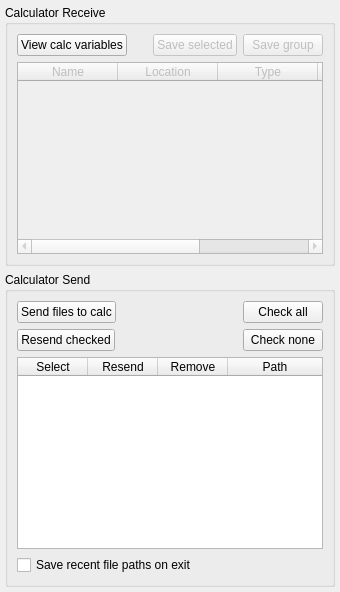
      <widget class="QWidget" name="variablesWidget">
       <attribute name="icon">
        <iconset resource="resources.qrc">
         <normaloff>:/icons/resources/icons/variables.png</normaloff>:/icons/resources/icons/variables.png</iconset>
       </attribute>
       <attribute name="title">
        <string>Variables</string>
       </attribute>
       <layout class="QGridLayout" name="gridLayout_13">
        <property name="leftMargin">
         <number>5</number>
        </property>
        <property name="topMargin">
         <number>5</number>
        </property>
        <property name="rightMargin">
         <number>5</number>
        </property>
        <property name="bottomMargin">
         <number>5</number>
        </property>
        <item row="0" column="0">
         <widget class="QGroupBox" name="groupBox_12">
          <property name="title">
           <string>Calculator Receive</string>
          </property>
          <layout class="QVBoxLayout" name="verticalLayout_5">
           <item>
            <layout class="QHBoxLayout" name="horizontalLayout_5">
             <property name="spacing">
              <number>6</number>
             </property>
             <property name="topMargin">
              <number>0</number>
             </property>
             <property name="bottomMargin">
              <number>0</number>
             </property>
             <item>
              <widget class="QPushButton" name="buttonRefreshList">
               <property name="sizePolicy">
                <sizepolicy hsizetype="Preferred" vsizetype="Maximum">
                 <horstretch>0</horstretch>
                 <verstretch>0</verstretch>
                </sizepolicy>
               </property>
               <property name="focusPolicy">
                <enum>Qt::TabFocus</enum>
               </property>
               <property name="text">
                <string>View calc variables</string>
               </property>
               <property name="icon">
                <iconset resource="resources.qrc">
                 <normaloff>:/icons/resources/icons/states.png</normaloff>:/icons/resources/icons/states.png</iconset>
               </property>
              </widget>
             </item>
             <item>
              <spacer name="horizontalSpacer_3">
               <property name="orientation">
                <enum>Qt::Horizontal</enum>
               </property>
               <property name="sizeType">
                <enum>QSizePolicy::MinimumExpanding</enum>
               </property>
               <property name="sizeHint" stdset="0">
                <size>
                 <width>20</width>
                 <height>0</height>
                </size>
               </property>
              </spacer>
             </item>
             <item>
              <widget class="QPushButton" name="buttonReceiveFiles">
               <property name="enabled">
                <bool>false</bool>
               </property>
               <property name="sizePolicy">
                <sizepolicy hsizetype="Preferred" vsizetype="Maximum">
                 <horstretch>0</horstretch>
                 <verstretch>0</verstretch>
                </sizepolicy>
               </property>
               <property name="focusPolicy">
                <enum>Qt::TabFocus</enum>
               </property>
               <property name="text">
                <string>Save selected</string>
               </property>
               <property name="icon">
                <iconset resource="resources.qrc">
                 <normaloff>:/icons/resources/icons/save.png</normaloff>:/icons/resources/icons/save.png</iconset>
               </property>
              </widget>
             </item>
             <item>
              <widget class="QPushButton" name="buttonReceiveFile">
               <property name="enabled">
                <bool>false</bool>
               </property>
               <property name="sizePolicy">
                <sizepolicy hsizetype="Preferred" vsizetype="Maximum">
                 <horstretch>0</horstretch>
                 <verstretch>0</verstretch>
                </sizepolicy>
               </property>
               <property name="focusPolicy">
                <enum>Qt::TabFocus</enum>
               </property>
               <property name="text">
                <string>Save group</string>
               </property>
               <property name="icon">
                <iconset resource="resources.qrc">
                 <normaloff>:/icons/resources/icons/save.png</normaloff>:/icons/resources/icons/save.png</iconset>
               </property>
              </widget>
             </item>
            </layout>
           </item>
           <item>
            <widget class="QTableWidget" name="emuVarView">
             <property name="enabled">
              <bool>false</bool>
             </property>
             <property name="sizePolicy">
              <sizepolicy hsizetype="Expanding" vsizetype="Expanding">
               <horstretch>0</horstretch>
               <verstretch>0</verstretch>
              </sizepolicy>
             </property>
             <property name="contextMenuPolicy">
              <enum>Qt::CustomContextMenu</enum>
             </property>
             <property name="acceptDrops">
              <bool>false</bool>
             </property>
             <property name="editTriggers">
              <set>QAbstractItemView::NoEditTriggers</set>
             </property>
             <property name="showDropIndicator" stdset="0">
              <bool>false</bool>
             </property>
             <property name="dragDropOverwriteMode">
              <bool>false</bool>
             </property>
             <property name="selectionBehavior">
              <enum>QAbstractItemView::SelectRows</enum>
             </property>
             <property name="textElideMode">
              <enum>Qt::ElideRight</enum>
             </property>
             <property name="verticalScrollMode">
              <enum>QAbstractItemView::ScrollPerPixel</enum>
             </property>
             <property name="horizontalScrollMode">
              <enum>QAbstractItemView::ScrollPerPixel</enum>
             </property>
             <property name="sortingEnabled">
              <bool>true</bool>
             </property>
             <attribute name="horizontalHeaderDefaultSectionSize">
              <number>100</number>
             </attribute>
             <attribute name="horizontalHeaderHighlightSections">
              <bool>false</bool>
             </attribute>
             <attribute name="horizontalHeaderMinimumSectionSize">
              <number>40</number>
             </attribute>
             <attribute name="horizontalHeaderShowSortIndicator" stdset="0">
              <bool>true</bool>
             </attribute>
             <attribute name="horizontalHeaderStretchLastSection">
              <bool>true</bool>
             </attribute>
             <attribute name="verticalHeaderVisible">
              <bool>false</bool>
             </attribute>
             <attribute name="verticalHeaderDefaultSectionSize">
              <number>21</number>
             </attribute>
             <attribute name="verticalHeaderShowSortIndicator" stdset="0">
              <bool>false</bool>
             </attribute>
             <column>
              <property name="text">
               <string>Name</string>
              </property>
             </column>
             <column>
              <property name="text">
               <string>Location</string>
              </property>
             </column>
             <column>
              <property name="text">
               <string>Type</string>
              </property>
             </column>
             <column>
              <property name="text">
               <string>Size</string>
              </property>
             </column>
             <column>
              <property name="text">
               <string>Preview</string>
              </property>
             </column>
            </widget>
           </item>
          </layout>
         </widget>
        </item>
        <item row="1" column="0">
         <widget class="QGroupBox" name="groupBox_3">
          <property name="title">
           <string>Calculator Send</string>
          </property>
          <layout class="QGridLayout" name="gridLayout_12">
           <item row="2" column="0">
            <widget class="QTableWidget" name="varLoadedView">
             <property name="sizePolicy">
              <sizepolicy hsizetype="Expanding" vsizetype="Expanding">
               <horstretch>0</horstretch>
               <verstretch>0</verstretch>
              </sizepolicy>
             </property>
             <property name="focusPolicy">
              <enum>Qt::ClickFocus</enum>
             </property>
             <property name="contextMenuPolicy">
              <enum>Qt::CustomContextMenu</enum>
             </property>
             <property name="showDropIndicator" stdset="0">
              <bool>false</bool>
             </property>
             <property name="dragDropOverwriteMode">
              <bool>false</bool>
             </property>
             <property name="selectionBehavior">
              <enum>QAbstractItemView::SelectRows</enum>
             </property>
             <property name="verticalScrollMode">
              <enum>QAbstractItemView::ScrollPerPixel</enum>
             </property>
             <property name="horizontalScrollMode">
              <enum>QAbstractItemView::ScrollPerPixel</enum>
             </property>
             <property name="sortingEnabled">
              <bool>true</bool>
             </property>
             <attribute name="horizontalHeaderCascadingSectionResizes">
              <bool>true</bool>
             </attribute>
             <attribute name="horizontalHeaderDefaultSectionSize">
              <number>70</number>
             </attribute>
             <attribute name="horizontalHeaderMinimumSectionSize">
              <number>50</number>
             </attribute>
             <attribute name="horizontalHeaderStretchLastSection">
              <bool>true</bool>
             </attribute>
             <attribute name="verticalHeaderVisible">
              <bool>false</bool>
             </attribute>
             <attribute name="verticalHeaderDefaultSectionSize">
              <number>21</number>
             </attribute>
             <column>
              <property name="text">
               <string>Select</string>
              </property>
             </column>
             <column>
              <property name="text">
               <string>Resend</string>
              </property>
             </column>
             <column>
              <property name="text">
               <string>Remove</string>
              </property>
             </column>
             <column>
              <property name="text">
               <string>Path</string>
              </property>
             </column>
            </widget>
           </item>
           <item row="0" column="0">
            <layout class="QHBoxLayout" name="horizontalLayout_26">
             <property name="bottomMargin">
              <number>0</number>
             </property>
             <item>
              <layout class="QVBoxLayout" name="verticalLayout_17">
               <property name="rightMargin">
                <number>0</number>
               </property>
               <item>
                <widget class="QPushButton" name="buttonSend">
                 <property name="sizePolicy">
                  <sizepolicy hsizetype="Maximum" vsizetype="Maximum">
                   <horstretch>0</horstretch>
                   <verstretch>0</verstretch>
                  </sizepolicy>
                 </property>
                 <property name="focusPolicy">
                  <enum>Qt::TabFocus</enum>
                 </property>
                 <property name="text">
                  <string>Send files to calc</string>
                 </property>
                 <property name="icon">
                  <iconset resource="resources.qrc">
                   <normaloff>:/icons/resources/icons/open.png</normaloff>:/icons/resources/icons/open.png</iconset>
                 </property>
                </widget>
               </item>
               <item>
                <widget class="QPushButton" name="buttonResendFiles">
                 <property name="sizePolicy">
                  <sizepolicy hsizetype="Maximum" vsizetype="Maximum">
                   <horstretch>0</horstretch>
                   <verstretch>0</verstretch>
                  </sizepolicy>
                 </property>
                 <property name="text">
                  <string>Resend checked</string>
                 </property>
                 <property name="icon">
                  <iconset resource="resources.qrc">
                   <normaloff>:/icons/resources/icons/variables.png</normaloff>:/icons/resources/icons/variables.png</iconset>
                 </property>
                </widget>
               </item>
              </layout>
             </item>
             <item>
              <spacer name="horizontalSpacer_2">
               <property name="orientation">
                <enum>Qt::Horizontal</enum>
               </property>
               <property name="sizeHint" stdset="0">
                <size>
                 <width>0</width>
                 <height>20</height>
                </size>
               </property>
              </spacer>
             </item>
             <item>
              <layout class="QHBoxLayout" name="horizontalLayout_29">
               <property name="rightMargin">
                <number>0</number>
               </property>
               <property name="bottomMargin">
                <number>0</number>
               </property>
               <item>
                <layout class="QVBoxLayout" name="verticalLayout_26">
                 <property name="rightMargin">
                  <number>0</number>
                 </property>
                 <property name="bottomMargin">
                  <number>0</number>
                 </property>
                 <item>
                  <widget class="QPushButton" name="buttonSelectVars">
                   <property name="text">
                    <string>Check all</string>
                   </property>
                   <property name="icon">
                    <iconset resource="resources.qrc">
                     <normaloff>:/icons/resources/icons/run.png</normaloff>:/icons/resources/icons/run.png</iconset>
                   </property>
                  </widget>
                 </item>
                 <item>
                  <widget class="QPushButton" name="buttonDeselectVars">
                   <property name="text">
                    <string>Check none</string>
                   </property>
                   <property name="icon">
                    <iconset resource="resources.qrc">
                     <normaloff>:/icons/resources/icons/minus.png</normaloff>:/icons/resources/icons/minus.png</iconset>
                   </property>
                  </widget>
                 </item>
                </layout>
               </item>
              </layout>
             </item>
            </layout>
           </item>
           <item row="3" column="0">
            <widget class="QCheckBox" name="checkSaveRecent">
             <property name="text">
              <string>Save recent file paths on exit</string>
             </property>
            </widget>
           </item>
          </layout>
         </widget>
        </item>
       </layout>
      </widget>
